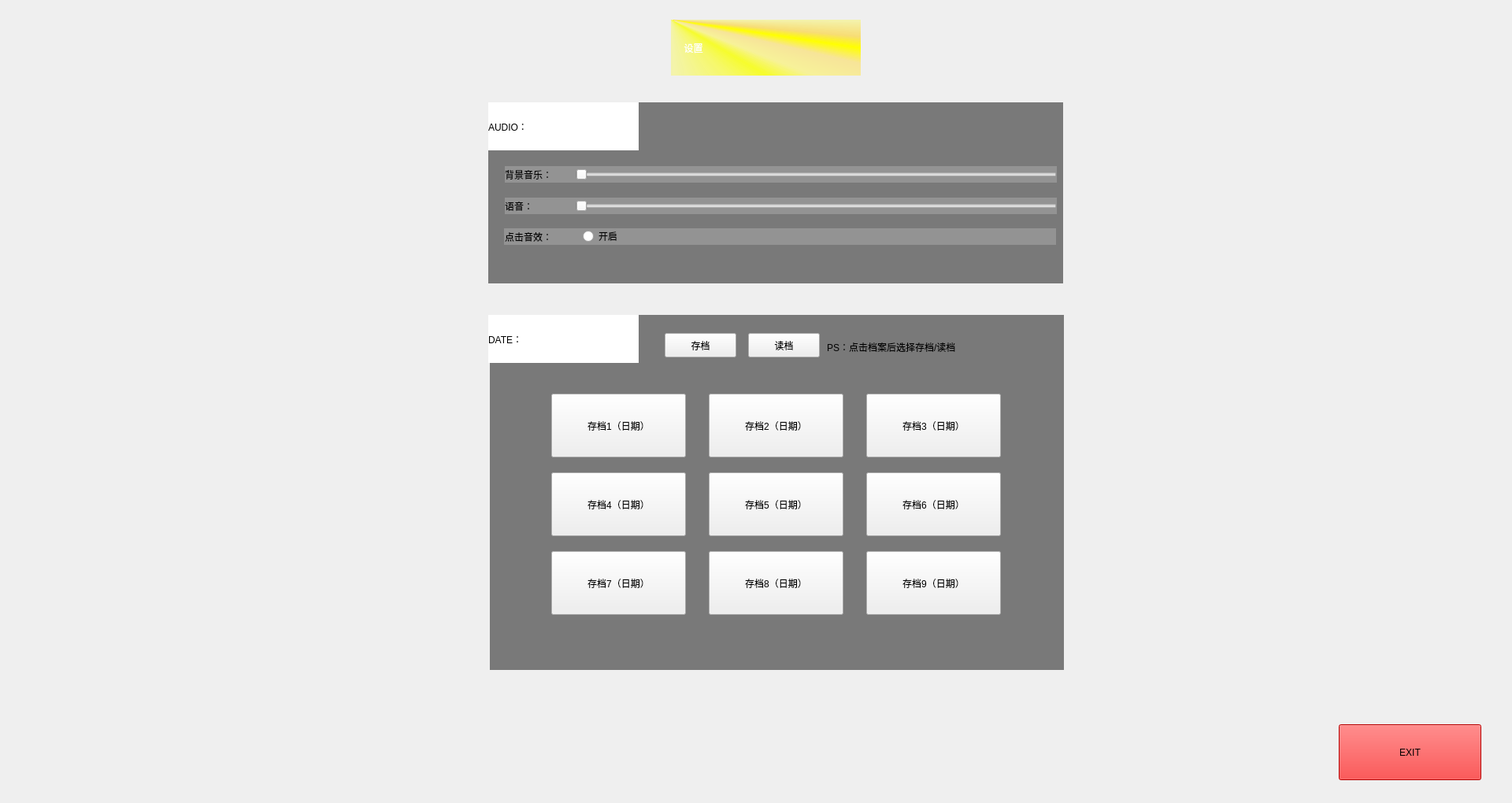
<?xml version="1.0" encoding="UTF-8"?>
<ui version="4.0">
 <class>Form</class>
 <widget class="QWidget" name="Form">
  <property name="geometry">
   <rect>
    <x>0</x>
    <y>0</y>
    <width>1920</width>
    <height>1020</height>
   </rect>
  </property>
  <property name="windowTitle">
   <string>Form</string>
  </property>
  <widget class="QLabel" name="lb_background_CH">
   <property name="geometry">
    <rect>
     <x>0</x>
     <y>0</y>
     <width>1920</width>
     <height>1020</height>
    </rect>
   </property>
   <property name="text">
    <string/>
   </property>
   <property name="pixmap">
    <pixmap resource="../../images/CreateUI/Create_CH.qrc">:/new/Create_H/lb_background_CH.png</pixmap>
   </property>
  </widget>
  <widget class="QWidget" name="widget_audio_CH" native="true">
   <property name="geometry">
    <rect>
     <x>620</x>
     <y>130</y>
     <width>730</width>
     <height>230</height>
    </rect>
   </property>
   <widget class="QLabel" name="lb_audioBackground_CH">
    <property name="geometry">
     <rect>
      <x>0</x>
      <y>0</y>
      <width>731</width>
      <height>231</height>
     </rect>
    </property>
    <property name="styleSheet">
     <string notr="true">background-color: rgb(121, 121, 121);
</string>
    </property>
    <property name="text">
     <string/>
    </property>
   </widget>
   <widget class="QLabel" name="lb_music_CH">
    <property name="geometry">
     <rect>
      <x>21</x>
      <y>81</y>
      <width>91</width>
      <height>21</height>
     </rect>
    </property>
    <property name="styleSheet">
     <string notr="true">font: 14pt &quot;微软雅黑&quot;;</string>
    </property>
    <property name="text">
     <string>背景音乐：</string>
    </property>
   </widget>
   <widget class="QSlider" name="hsd_music_CH">
    <property name="geometry">
     <rect>
      <x>111</x>
      <y>81</y>
      <width>611</width>
      <height>22</height>
     </rect>
    </property>
    <property name="orientation">
     <enum>Qt::Horizontal</enum>
    </property>
   </widget>
   <widget class="QLabel" name="lb_audio_CH">
    <property name="geometry">
     <rect>
      <x>0</x>
      <y>0</y>
      <width>191</width>
      <height>61</height>
     </rect>
    </property>
    <property name="styleSheet">
     <string notr="true">font: italic 24pt &quot;Monotype Corsiva&quot;;
background-color: rgb(255, 255, 255);</string>
    </property>
    <property name="text">
     <string>AUDIO：</string>
    </property>
   </widget>
   <widget class="QLabel" name="lb_voice_CH">
    <property name="geometry">
     <rect>
      <x>21</x>
      <y>121</y>
      <width>91</width>
      <height>21</height>
     </rect>
    </property>
    <property name="styleSheet">
     <string notr="true">font: 14pt &quot;微软雅黑&quot;;</string>
    </property>
    <property name="text">
     <string>语音：</string>
    </property>
   </widget>
   <widget class="QSlider" name="hsd_voice_CH">
    <property name="geometry">
     <rect>
      <x>111</x>
      <y>121</y>
      <width>611</width>
      <height>22</height>
     </rect>
    </property>
    <property name="orientation">
     <enum>Qt::Horizontal</enum>
    </property>
   </widget>
   <widget class="QLabel" name="lb_music_blur_CH">
    <property name="geometry">
     <rect>
      <x>21</x>
      <y>81</y>
      <width>701</width>
      <height>21</height>
     </rect>
    </property>
    <property name="styleSheet">
     <string notr="true">background-color: rgba(255, 255, 255, 50);</string>
    </property>
    <property name="text">
     <string/>
    </property>
   </widget>
   <widget class="QLabel" name="lb_voice_blur_CH">
    <property name="geometry">
     <rect>
      <x>21</x>
      <y>121</y>
      <width>701</width>
      <height>21</height>
     </rect>
    </property>
    <property name="styleSheet">
     <string notr="true">background-color: rgba(255, 255, 255, 50);</string>
    </property>
    <property name="text">
     <string/>
    </property>
   </widget>
   <widget class="QLabel" name="lb_clickSound_CH">
    <property name="geometry">
     <rect>
      <x>21</x>
      <y>160</y>
      <width>91</width>
      <height>21</height>
     </rect>
    </property>
    <property name="styleSheet">
     <string notr="true">font: 14pt &quot;微软雅黑&quot;;</string>
    </property>
    <property name="text">
     <string>点击音效：</string>
    </property>
   </widget>
   <widget class="QRadioButton" name="rb_clickSound_CH">
    <property name="geometry">
     <rect>
      <x>120</x>
      <y>160</y>
      <width>95</width>
      <height>20</height>
     </rect>
    </property>
    <property name="text">
     <string>开启</string>
    </property>
   </widget>
   <widget class="QLabel" name="lb_clickSound_blur_CH">
    <property name="geometry">
     <rect>
      <x>20</x>
      <y>160</y>
      <width>701</width>
      <height>21</height>
     </rect>
    </property>
    <property name="styleSheet">
     <string notr="true">background-color: rgba(255, 255, 255, 50);</string>
    </property>
    <property name="text">
     <string/>
    </property>
   </widget>
   <zorder>lb_audioBackground_CH</zorder>
   <zorder>lb_clickSound_blur_CH</zorder>
   <zorder>lb_voice_blur_CH</zorder>
   <zorder>lb_music_blur_CH</zorder>
   <zorder>lb_music_CH</zorder>
   <zorder>hsd_music_CH</zorder>
   <zorder>lb_audio_CH</zorder>
   <zorder>lb_voice_CH</zorder>
   <zorder>hsd_voice_CH</zorder>
   <zorder>lb_clickSound_CH</zorder>
   <zorder>rb_clickSound_CH</zorder>
  </widget>
  <widget class="QLabel" name="lb_title_CH">
   <property name="geometry">
    <rect>
     <x>852</x>
     <y>25</y>
     <width>241</width>
     <height>71</height>
    </rect>
   </property>
   <property name="styleSheet">
    <string notr="true">background-color: qconicalgradient(cx:0, cy:0, angle:135, stop:0 rgba(255, 255, 0, 69), stop:0.375 rgba(255, 255, 0, 69), stop:0.423533 rgba(251, 255, 0, 145), stop:0.45 rgba(247, 255, 0, 208), stop:0.477581 rgba(255, 244, 71, 130), stop:0.518717 rgba(255, 218, 71, 130), stop:0.55 rgba(255, 255, 0, 255), stop:0.57754 rgba(255, 203, 0, 130), stop:0.625 rgba(255, 255, 0, 69), stop:1 rgba(255, 255, 0, 69));
font: 700 36pt &quot;微软雅黑&quot;;
color: rgb(255, 255, 255);</string>
   </property>
   <property name="text">
    <string>     设置</string>
   </property>
  </widget>
  <widget class="QWidget" name="widget_date_CH" native="true">
   <property name="geometry">
    <rect>
     <x>620</x>
     <y>400</y>
     <width>731</width>
     <height>451</height>
    </rect>
   </property>
   <widget class="QLabel" name="lb_dateBackground_CH">
    <property name="geometry">
     <rect>
      <x>2</x>
      <y>-5</y>
      <width>731</width>
      <height>461</height>
     </rect>
    </property>
    <property name="styleSheet">
     <string notr="true">background-color: rgb(121, 121, 121);
</string>
    </property>
    <property name="text">
     <string/>
    </property>
   </widget>
   <widget class="QLabel" name="lb_saveDate_CH">
    <property name="geometry">
     <rect>
      <x>0</x>
      <y>0</y>
      <width>191</width>
      <height>61</height>
     </rect>
    </property>
    <property name="styleSheet">
     <string notr="true">font: italic 24pt &quot;Monotype Corsiva&quot;;
background-color: rgb(255, 255, 255);</string>
    </property>
    <property name="text">
     <string>DATE：</string>
    </property>
   </widget>
   <widget class="QPushButton" name="pb_date1_CH">
    <property name="geometry">
     <rect>
      <x>80</x>
      <y>100</y>
      <width>171</width>
      <height>81</height>
     </rect>
    </property>
    <property name="text">
     <string>存档1（日期）</string>
    </property>
   </widget>
   <widget class="QPushButton" name="pb_date2_CH">
    <property name="geometry">
     <rect>
      <x>280</x>
      <y>100</y>
      <width>171</width>
      <height>81</height>
     </rect>
    </property>
    <property name="text">
     <string>存档2（日期）</string>
    </property>
   </widget>
   <widget class="QPushButton" name="pb_date3_CH">
    <property name="geometry">
     <rect>
      <x>480</x>
      <y>100</y>
      <width>171</width>
      <height>81</height>
     </rect>
    </property>
    <property name="text">
     <string>存档3（日期）</string>
    </property>
   </widget>
   <widget class="QPushButton" name="pb_date4_CH">
    <property name="geometry">
     <rect>
      <x>80</x>
      <y>200</y>
      <width>171</width>
      <height>81</height>
     </rect>
    </property>
    <property name="text">
     <string>存档4（日期）</string>
    </property>
   </widget>
   <widget class="QPushButton" name="pb_date5_CH">
    <property name="geometry">
     <rect>
      <x>280</x>
      <y>200</y>
      <width>171</width>
      <height>81</height>
     </rect>
    </property>
    <property name="text">
     <string>存档5（日期）</string>
    </property>
   </widget>
   <widget class="QPushButton" name="pb_date6_CH">
    <property name="geometry">
     <rect>
      <x>480</x>
      <y>200</y>
      <width>171</width>
      <height>81</height>
     </rect>
    </property>
    <property name="text">
     <string>存档6（日期）</string>
    </property>
   </widget>
   <widget class="QPushButton" name="pb_date7_CH">
    <property name="geometry">
     <rect>
      <x>80</x>
      <y>300</y>
      <width>171</width>
      <height>81</height>
     </rect>
    </property>
    <property name="text">
     <string>存档7（日期）</string>
    </property>
   </widget>
   <widget class="QPushButton" name="pb_date8_CH">
    <property name="geometry">
     <rect>
      <x>280</x>
      <y>300</y>
      <width>171</width>
      <height>81</height>
     </rect>
    </property>
    <property name="text">
     <string>存档8（日期）</string>
    </property>
   </widget>
   <widget class="QPushButton" name="pb_date9_CH">
    <property name="geometry">
     <rect>
      <x>480</x>
      <y>300</y>
      <width>171</width>
      <height>81</height>
     </rect>
    </property>
    <property name="text">
     <string>存档9（日期）</string>
    </property>
   </widget>
   <widget class="QPushButton" name="pb_saveDate_CH">
    <property name="geometry">
     <rect>
      <x>224</x>
      <y>23</y>
      <width>91</width>
      <height>31</height>
     </rect>
    </property>
    <property name="text">
     <string>存档</string>
    </property>
   </widget>
   <widget class="QPushButton" name="pb_readDate_CH">
    <property name="geometry">
     <rect>
      <x>330</x>
      <y>23</y>
      <width>91</width>
      <height>31</height>
     </rect>
    </property>
    <property name="text">
     <string>读档</string>
    </property>
   </widget>
   <widget class="QLabel" name="lb_ps_CH">
    <property name="geometry">
     <rect>
      <x>430</x>
      <y>30</y>
      <width>271</width>
      <height>21</height>
     </rect>
    </property>
    <property name="styleSheet">
     <string notr="true">font: 14pt &quot;微软雅黑&quot;;</string>
    </property>
    <property name="text">
     <string>PS：点击档案后选择存档/读档</string>
    </property>
   </widget>
  </widget>
  <widget class="QPushButton" name="pb_exit_CH">
   <property name="geometry">
    <rect>
     <x>1700</x>
     <y>920</y>
     <width>181</width>
     <height>71</height>
    </rect>
   </property>
   <property name="styleSheet">
    <string notr="true">background-color: rgb(255, 0, 0);
font: 24pt &quot;微软雅黑&quot;;</string>
   </property>
   <property name="text">
    <string>EXIT</string>
   </property>
  </widget>
 </widget>
 <resources>
  <include location="../../images/CreateUI/Create_CH.qrc"/>
 </resources>
 <connections/>
</ui>
